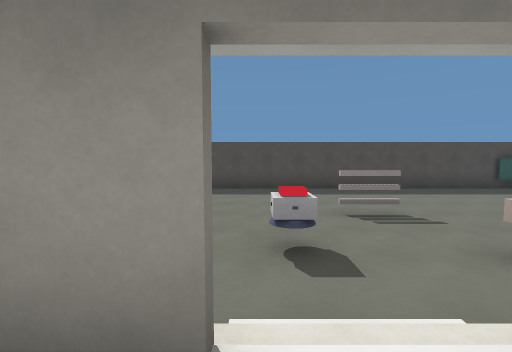
view 1 (above)

19 first-person views from a walk through a level from a Godot 3-D game. The camera is 1.3 m above the floor, tilts 4° down and sees 90° across. The floor is counted in squares, 2 m on a side. Each view is taken from the middle of a square. On the plan, view 1 faces up. The plan holds only what a view shows up to about 9 squares ahead; the rest is blank. Surface patterns are stand-ins for the level's own textures.

view 2
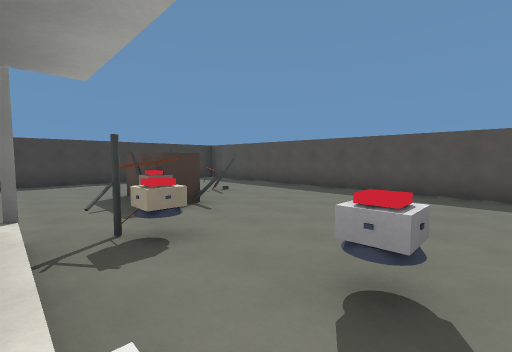

view 3
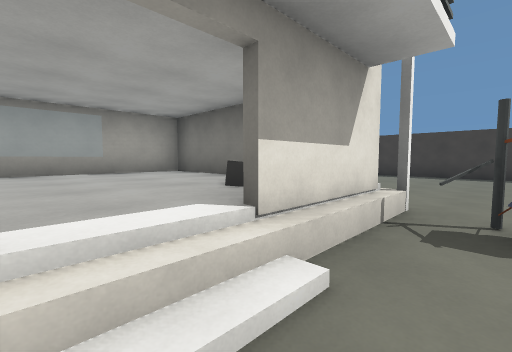

view 4
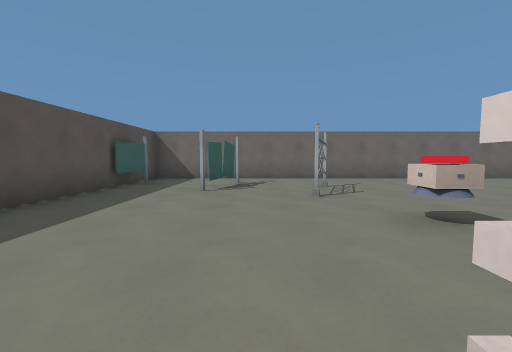

view 5
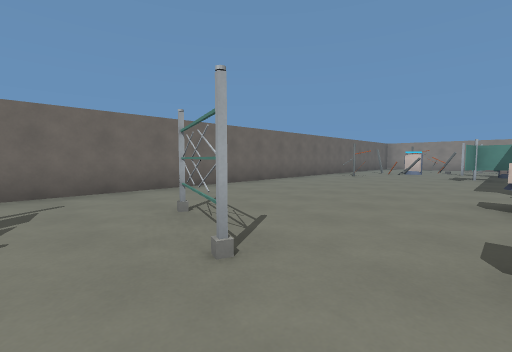

view 6
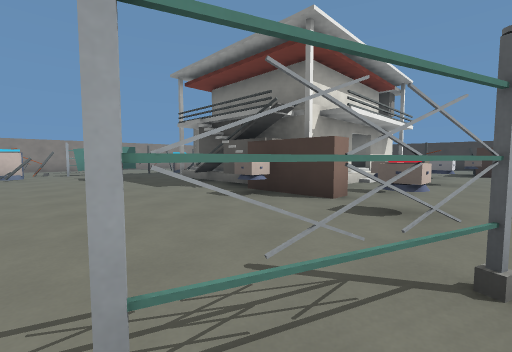

view 7
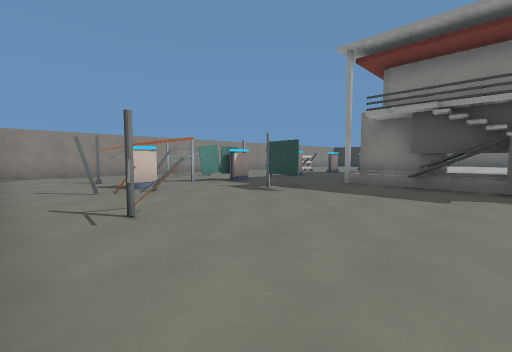

view 8
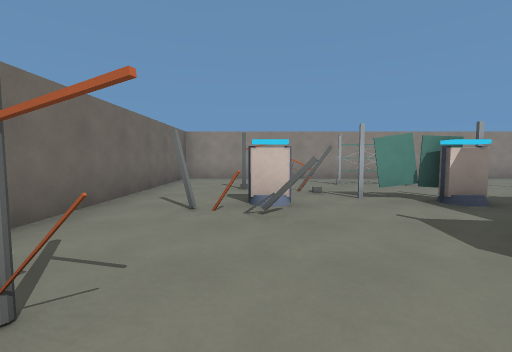

view 9
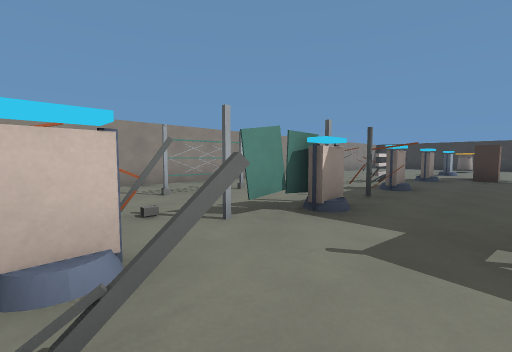

view 10
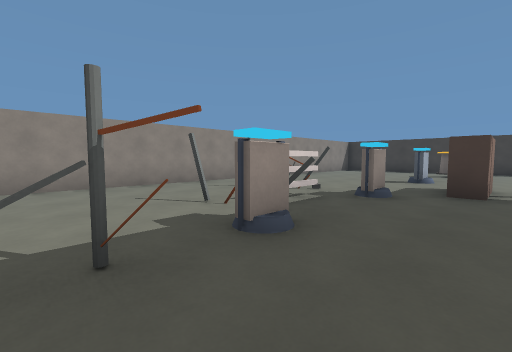

view 11
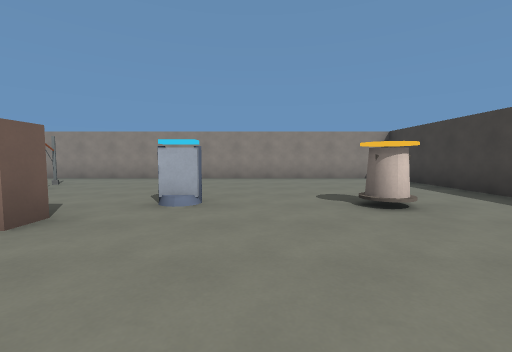

view 12
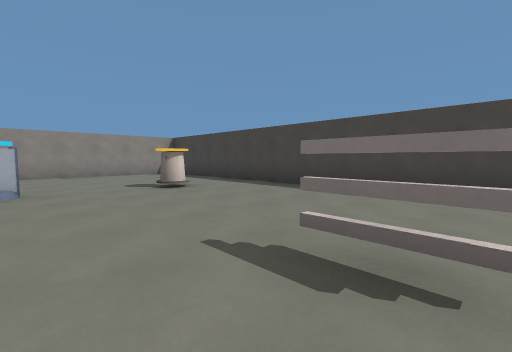

view 13
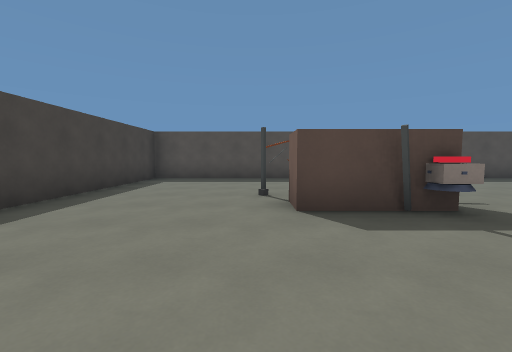

view 14
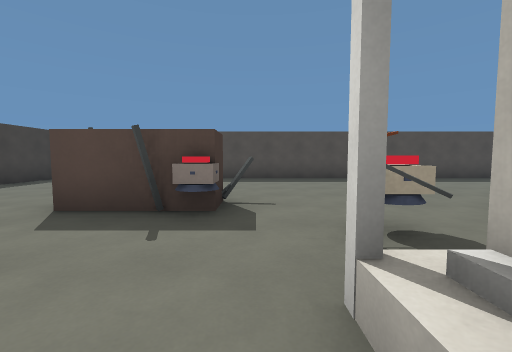

view 15
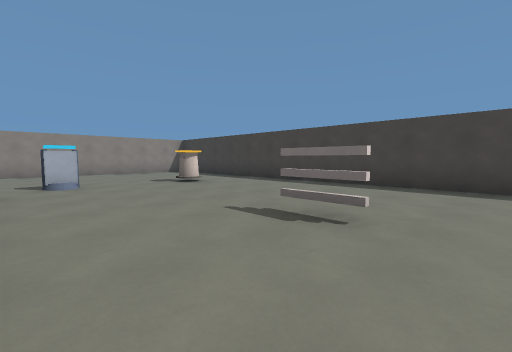

view 16
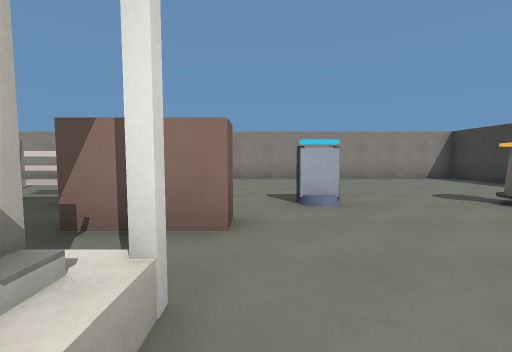

view 17
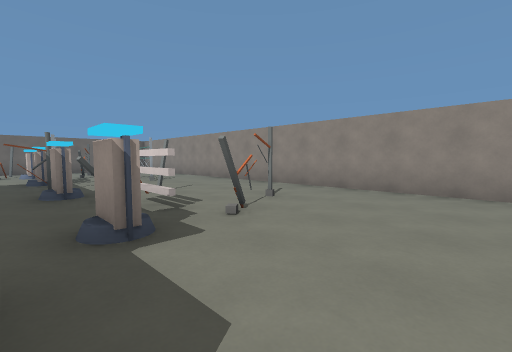

view 18
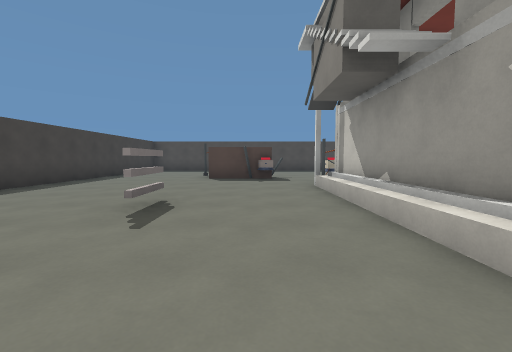

view 19
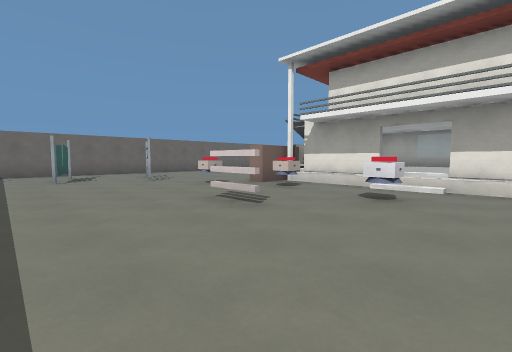

### Floor plan
Key: @ floor where view 1 was taken; # wall or solid block; . main floor; : floor 0.75 m higher than the main floor; / step, stairs or slope; = window, fence, low wall or low ledge; F fence; B barricade; M medkit; P plate; I pillar; O other object.
Columns run from 10 left of view 1 to 11 right of it. Each row starts with its distance up from view 1.
  9 ##################  ##
  8 #.................F..#
  7 #....................#
  6 #.................#..#
  5 #....#.............#.#
  4 #....##.....B....#...#
  3 #.....O...M....O..#..#
  2 #.......FP...O#......#
  1 #.......##//###O.....#
  0 #.......##@::##......#
 -1 #....B..#::::##......#
 -2 #....B..#::::##......#
 -3 #.......#::: #.......#
 -4 #.......######..F..F.#
 -5 #..............FF....#
 -6 #.......#.........=#.#
 -7 #..O..I..O.BO.FO#.O..#
 -8 #........#B......##..#
 -9 #.........#....#.....#
-10 #....................#
-11 #....................#
-12 ######################

Positions as (right, up) in squares from view 1, and headings:
1: (0, 0), facing up
2: (1, 1), facing up-left
3: (1, 2), facing down-left
4: (2, 5), facing right
5: (5, 5), facing down-right
6: (8, 4), facing down-left
7: (10, -1), facing down-left
8: (8, -3), facing down
9: (8, -5), facing down-left
10: (4, -5), facing down-left
11: (-5, -3), facing down
12: (-4, -1), facing down-left
13: (-6, 0), facing up
14: (-3, 0), facing up
15: (-3, 0), facing down-left
16: (-3, -3), facing down
17: (-3, -6), facing down-right
18: (-4, -5), facing up
19: (-1, 7), facing down-right
